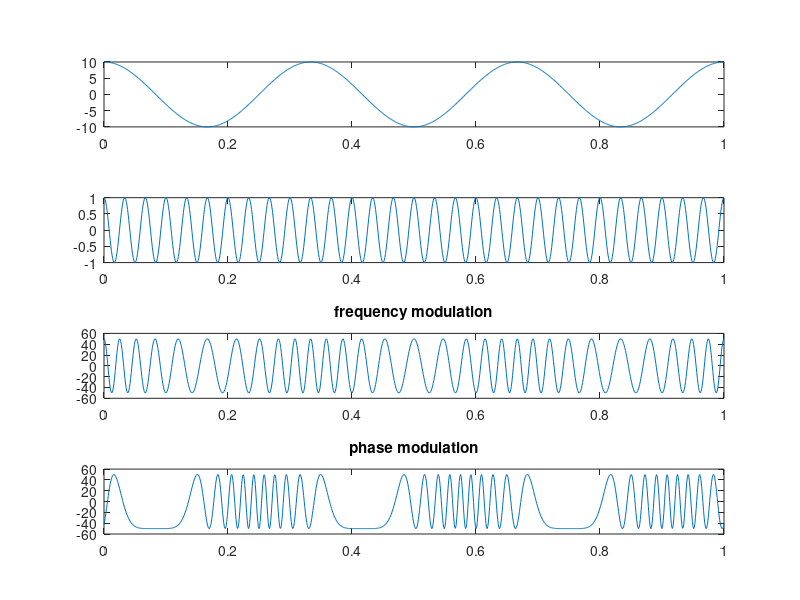

The MATLAB source for this figure:
fs=1000;
fc=30;
fm=3;
kf=1;
kp=1;
Ac=50;
t=0:1/fs:1;
m=10*cos(2*pi*fm*t);
md=10*sin(2*pi*fm*t)/(fm);
y = Ac * cos((2*pi*fc*t) + kf*md);%frequency modulation
x=Ac*cos((2*pi*fc*t)+kp*m);%phase modulation
subplot(4,1,1);
plot(t,m);
subplot(4,1,2);
plot(t,cos(2*pi*fc*t))
subplot(4,1,3);
plot(t,y);
title('frequency modulation')
subplot(4,1,4)
plot(t,x);
title('phase modulation')



